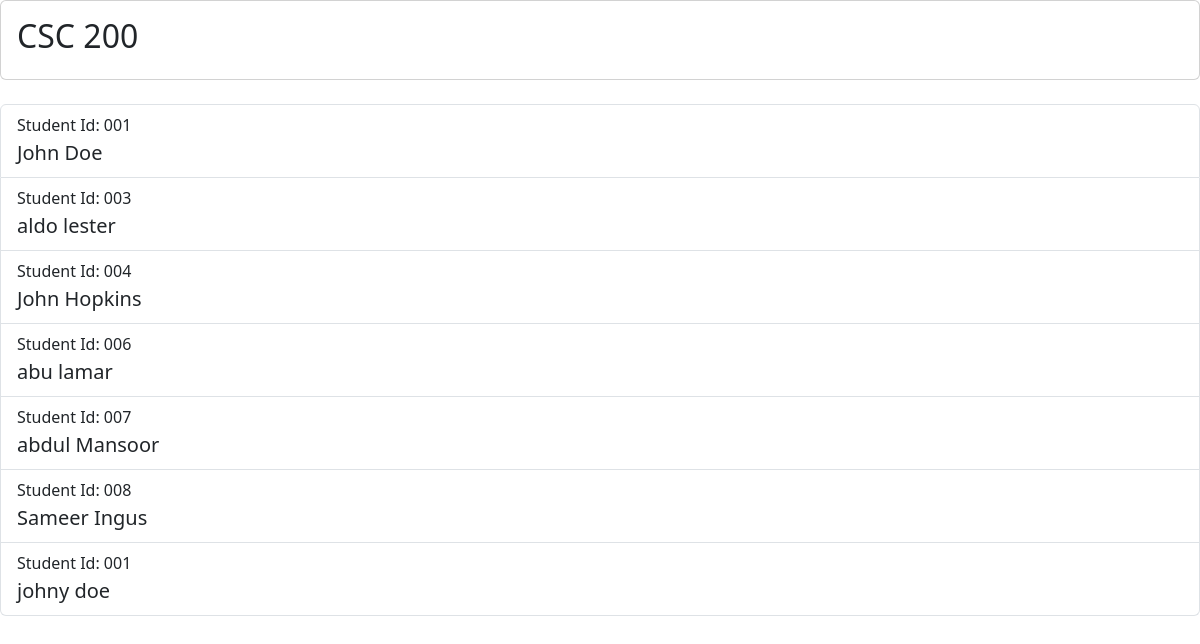
Screenshot of /lecturer/course/1 with the database file from the repository.
### lecturer/models.py (models this page shows, shortened)
class Course(models.Model):
    name = models.CharField(max_length = 10)
    lecturer = models.ForeignKey(User, on_delete = models.CASCADE, related_name = 'lecturer_course')
    students = models.ManyToManyField(Student ,related_name = 'student_course')

### student/models.py (models this page shows)
class Student(models.Model):
    first_name = models.CharField(max_length = 20)
    last_name = models.CharField(max_length = 20)
    email = models.EmailField()
    d_o_b = models.DateField()
    student_id = models.CharField(id, max_length = 10)
    password = models.CharField(max_length = 200, null = True, blank = True)
    def __str__(self) :
        return f'{self.first_name} {self.last_name} '

### lecturer/views.py (the view)
# urls.py: path("course/<str:id>", views.course_view, name="course"),
def course_view(request, id):
    course = Course.objects.get(pk = id)
    students = course.students.all()
    context = {
        'course': course,
        'students': students,
    }
    return render(request, "lecturer/course.html", context)

### lecturer/templates/lecturer/course.html
{% extends 'lecturer/layout.html' %}
{% load static %}
{% block body %}
    <div class="card">
        <div class="card-body">
            <h2>{{course.name}}</h2>
        </div>
    </div>
    <br>
    <ul class="list-group">
        {% for student in students %}
            <li class="list-group-item list-group-item-action">
                <p class="mb-1">Student Id: {{student.student_id}} </p>
                <div class="d-flex w-100 justify-content-between">
                <h5 class="mb-1">{{student}}</h5>
                </div>
            </li>
        {% endfor %}
    </ul>
{% endblock %}

### rows the page displays
Course: name "CSC 200"
Student: student_id "001", first_name+last_name "John Doe"
Student: student_id "003", first_name+last_name "aldo lester"
Student: student_id "004", first_name+last_name "John Hopkins"
Student: student_id "006", first_name+last_name "abu lamar"
Student: student_id "007", first_name+last_name "abdul Mansoor"
Student: student_id "008", first_name+last_name "Sameer Ingus"
Student: student_id "001", first_name+last_name "johny doe"
